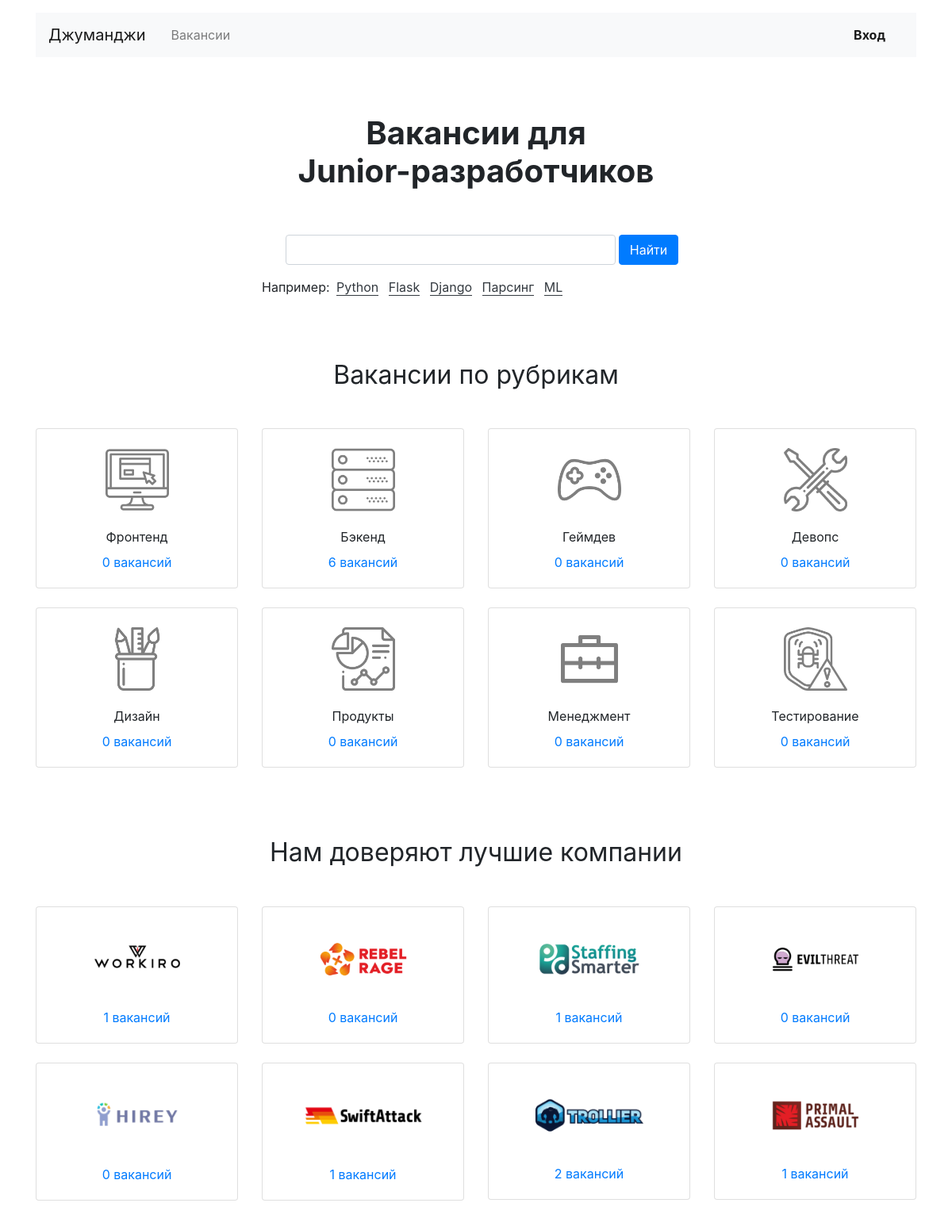
The page / on the database its author committed.
### jobs/models.py (models this page shows, shortened)
class Specialty(models.Model):
    code = models.CharField(max_length=64)
    title = models.CharField(max_length=64)
    picture = models.ImageField(upload_to=MEDIA_SPECIALITY_IMAGE_DIR)
    class Meta:
        verbose_name_plural = 'specialties'

class Company(models.Model):
    name = models.CharField(max_length=64)
    location = models.CharField(max_length=64)
    logo = models.ImageField(upload_to=MEDIA_COMPANY_IMAGE_DIR, null=True, blank=True)
    description = models.TextField()
    employee_count = models.IntegerField()
    owner = models.OneToOneField(User, null=True, blank=True,
                                 on_delete=models.PROTECT, related_name='company')
    class Meta:
        verbose_name_plural = 'companies'

### jobs/views/public.py (the view)
# urls.py: path('', public.main_view, name='main'),
def main_view(request):
    specialties = Specialty.objects.all()
    companies = Company.objects.all()
    form = SearchForm()
    context = {'specialties': specialties, 'companies': companies, 'form': form}
    return render(request, 'jobs/public/index.html', context)

### jobs/forms.py
class SearchForm(forms.Form):
    s = forms.CharField(label='')

### jobs/templates/jobs/public/index.html (shortened to what this page needs)
{% extends 'jobs/base.html' %}
{% block content %}
  <main class="container mt-3">
    <section>
      <h1 class="h1 text-center mx-auto mt-4 py-5"><strong>Вакансии для <br>Junior-разработчиков</strong></h1>
      <div class="row">
        <div class="col-12 col-md-8 col-lg-6 offset-lg-3 offset-md-2">
        {% load crispy_forms_tags %}
          <form action="/search/" method="get" class="form-inline mb-3" enctype="multipart/form-data">
           <div class="form-group col-8 col-md-10 pl-8">
             <div class="col-12">
              {{ form.s|as_crispy_field }}
             </div>
            </div>
            <div class="form-group col-4 col-md-2 pl-0">
              <button class="btn btn-primary w-100" type="submit">Найти</button>
            </div>
          </form>
          <p>Например:
            <a href="/search/?s=Flask" class="text-dark border-bottom border-dark m-1 text-decoration-none">Python</a>
            <a href="/search/?s=Flask" class="text-dark border-bottom border-dark m-1 text-decoration-none">Flask</a>
            <a href="/search/?s=Django" class="text-dark border-bottom border-dark m-1 text-decoration-none">Django</a>
            <a href="/search/?s=Парсинг" class="text-dark border-bottom border-dark m-1 text-decoration-none">Парсинг</a>
            <a href="/search/?s=ML" class="text-dark border-bottom border-dark m-1 text-decoration-none">ML</a>
          </p>
        </div>
      </div>
    </section>
    <section class="mt-5 pt-3">
      <h2 class="h2 font-weight-normal text-center mb-5">Вакансии по рубрикам</h2>
      <div class="row mb-0">
      {% for specialty in specialties %}
        <div class="col-6 col-md-6 col-lg-3">
          <div class="card pt-4 text-center mb-4">
            <img class="mx-auto d-block" src="{{ specialty.picture.url }}" width="80" height="80" alt="">
            <div class="card-body">
              <p class="card-text mb-2">{{ specialty.title }}</p>
              <p class="card-text"><a href="{% url 'vacancies_cat' specialty.code %}">{{ specialty.vacancies.count }} вакансий</a></p>
            </div>
          </div>
        </div>
      {% endfor %}
      </div>
    </section>
    <section class="my-5 pt-3">
      <h2 class="h2 font-weight-normal text-center mb-5">Нам доверяют лучшие компании</h2>
      <div class="row mb-0">
        {% for company in companies %}
        <div class="col-6 col-md-6 col-lg-3">
          <div class="card pt-4 text-center mb-4">
            <a href="{% url 'company_detail' company.id %}" style="max-width: 150px;" class="mx-auto d-block">
              <img class="mx-auto d-block mw-100" src="{{ company.logo.url }}" alt="">
            </a>
            <div class="card-body">
              <p class="card-text"><a href="{% url 'company_detail' company.id %}">{{ company.vacancies.count }} вакансий</a></p>
            </div>
          </div>
        </div>
        {% endfor %}
      </div>
    </section>
  </main>
{% endblock %}

### jobs/templates/jobs/base.html (shortened to what this page needs)
<!DOCTYPE html>
<html lang="ru">
<head>
  <link rel="stylesheet" href="https://stackpath.bootstrapcdn.com/bootstrap/4.3.1/css/bootstrap.min.css">
</head>
<body>
  <header class="container mt-3">
    <nav class="navbar navbar-expand-lg navbar-light bg-light">
      <a class="navbar-brand mr-4" href="{% url 'main' %}">Джуманджи</a>
      <div class="collapse navbar-collapse justify-content-between" id="navbarNav">
        <ul class="navbar-nav col-10">
          <li class="nav-item">
            <a class="nav-link" href="{% url 'vacancies' %}">Вакансии</a>
          </li>
        </ul>
        <ul class="navbar-nav col-2 justify-content-end">
          <li class="nav-item active">
            {% if request.user.is_authenticated %}
            <div class="btn-group">
              <button type="button" class="btn dropdown-toggle font-weight-bold" data-toggle="dropdown" aria-haspopup="true" aria-expanded="false">
                {{ request.user.first_name }} {{ request.user.last_name }}
              </button>
              <div class="dropdown-menu dropdown-menu-right mt-3">
                <a href="{% url 'resume' %}" class="dropdown-item py-2">Резюме</a>
                <a href="{% url 'company' %}" class="dropdown-item py-2">Компания</a>
                <a href="{% url 'logout' %}" class="dropdown-item py-2">Выйти</a>
              </div>
            </div>
            {% else %}
            <a href="/login" class="nav-link font-weight-bold">Вход</a>
            {% endif %}
          </li>
        </ul>
      </div>
    </nav>
  </header>
  {% block content %} {% endblock %}
</body>
</html>

### jobs/templates/jobs/public/index.html (style rules this page uses)
input { min-width: 26em }

### rows shown on the page
Specialty: picture (picture), title "Фронтенд", vacancies.count "0"
Specialty: picture (picture), title "Бэкенд", vacancies.count "6"
Specialty: picture (picture), title "Геймдев", vacancies.count "0"
Specialty: picture (picture), title "Девопс", vacancies.count "0"
Specialty: picture (picture), title "Дизайн", vacancies.count "0"
Specialty: picture (picture), title "Продукты", vacancies.count "0"
Specialty: picture (picture), title "Менеджмент", vacancies.count "0"
Specialty: picture (picture), title "Тестирование", vacancies.count "0"
Company: logo (picture), vacancies.count "1"
Company: logo (picture), vacancies.count "0"
Company: logo (picture), vacancies.count "1"
Company: logo (picture), vacancies.count "0"
Company: logo (picture), vacancies.count "0"
Company: logo (picture), vacancies.count "1"
Company: logo (picture), vacancies.count "2"
Company: logo (picture), vacancies.count "1"
